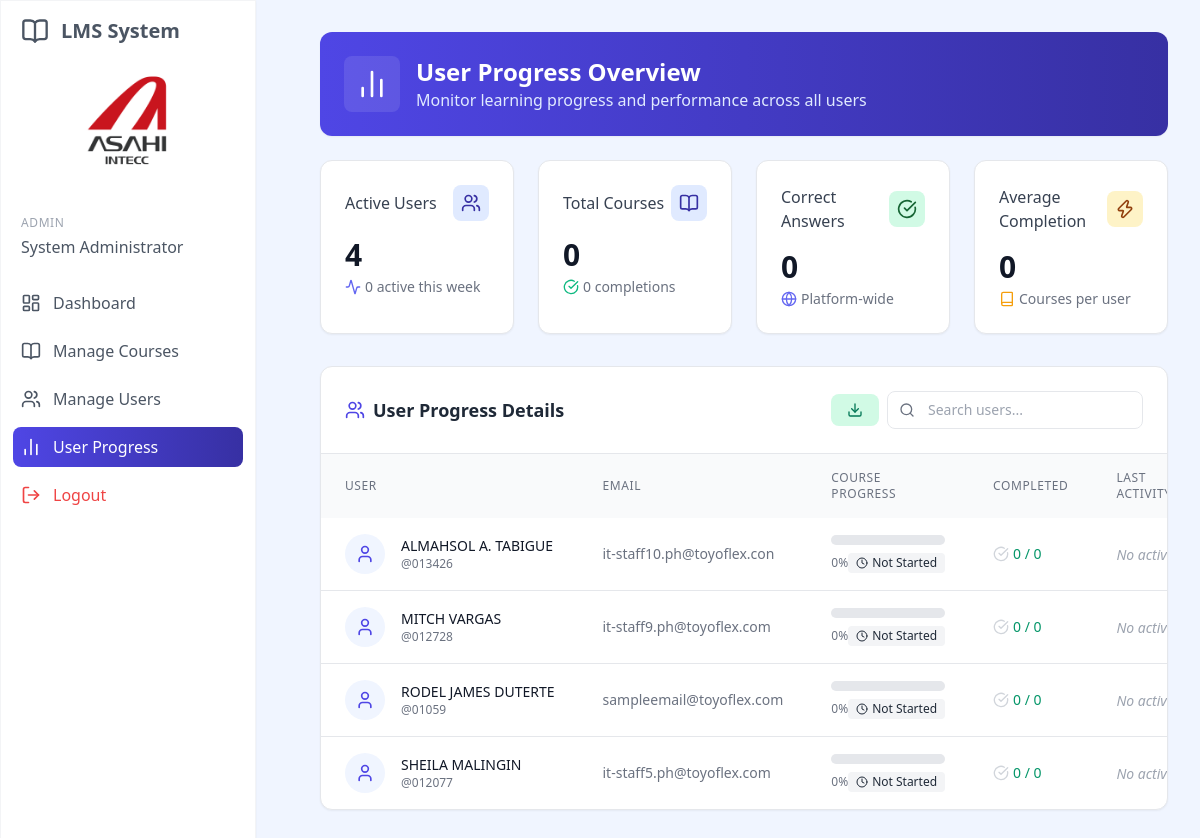
/admin_user_progress.php (signed in), run on the app's committed database.
### tables this page shows
CREATE TABLE `users` (
  `id` int(11) NOT NULL,
  `username` varchar(50) NOT NULL,
  `full_name` varchar(100) NOT NULL,
  `password` varchar(255) NOT NULL,
  `email` varchar(100) NOT NULL,
  `role` enum('admin','user') DEFAULT 'user',
  `department` tinyint(11) NOT NULL,
  `division` tinyint(11) NOT NULL,
  `position` tinyint(11) NOT NULL,
  `section` tinyint(11) NOT NULL,
  `company_group` tinyint(11) NOT NULL,
  `created_at` timestamp NULL DEFAULT current_timestamp(),
  `updated_at` timestamp NULL DEFAULT current_timestamp() ON UPDATE current_timestamp(),
  `active` int(1) NOT NULL
);

### web/admin_user_progress.php (the view, shortened to what this page needs)
<?php
require_once '../config.php';
$query = "
    SELECT
        u.id as user_id,
        u.username,
        u.full_name,
        u.email,
        COUNT(DISTINCT c.id) as total_enrolled_courses,
        (
            SELECT COUNT(DISTINCT c2.id)
            FROM courses c2
            JOIN user_progress up2 ON c2.id = up2.course_id
            WHERE up2.user_id = u.id
            AND up2.completed = 1
        ) as completed_courses,
        (
            SELECT COUNT(*)
            FROM user_progress up3
            WHERE up3.user_id = u.id
            AND up3.score > 0
        ) as total_correct_answers,
        (
            SELECT COUNT(*)
            FROM questions qs
            WHERE qs.course_id = c.id
            AND qs.removed = 0
        ) as total_questions,
        MAX(up.updated_at) as last_activity
    FROM users u
    LEFT JOIN user_progress up ON u.id = up.user_id
    LEFT JOIN courses c ON up.course_id = c.id
    WHERE u.role = 'user'
    GROUP BY u.id
    ORDER BY u.full_name";
$result = $conn->query($query);
$total_courses = $conn->query("SELECT COUNT(*) as total FROM courses WHERE removed = 0")->fetch_assoc()['total'];
$total_users = $result->num_rows;
$total_completed_courses = 0;
$total_correct_answers = 0;
$active_users_last_week = 0;
while ($row = $result->fetch_assoc()) {
    $total_completed_courses += $row['completed_courses'];
    $total_correct_answers += $row['total_correct_answers'];
}
$result->data_seek(0);
$avg_completion = $total_users > 0 ? round($total_completed_courses / $total_users, 1) : 0;
include 'includes/header.php';
?>
<div class="p-8 sm:ml-72">
    <div class="container mx-auto">
        <div class="bg-gradient-to-r from-blue-600 to-blue-800 rounded-xl p-6 mb-6 flex justify-between items-center shadow-sm">
            <div class="flex items-center">
                <div class="bg-white/10 p-3 rounded-lg mr-4">
                    <i data-lucide="bar-chart-2" class="h-8 w-8 text-white"></i>
                </div>
                <div>
                    <h1 class="text-2xl font-bold text-white">User Progress Overview</h1>
                    <p class="text-blue-100">Monitor learning progress and performance across all users</p>
                </div>
            </div>
        </div>
        <div class="grid grid-cols-1 md:grid-cols-2 lg:grid-cols-4 gap-6 mb-8">
            <div class="bg-white rounded-xl shadow-sm p-6 border border-gray-200 hover:shadow-md transition-all duration-300">
                <div class="flex items-center justify-between mb-4">
                    <h3 class="text-gray-700 font-medium">Active Users</h3>
                    <div class="bg-blue-100 text-blue-800 p-2 rounded-lg">
                        <i data-lucide="users" class="w-5 h-5"></i>
                    </div>
                </div>
                <div class="text-3xl font-bold text-gray-900 mb-1"><?php echo $total_users; ?></div>
                <div class="text-sm text-gray-500 flex items-center">
                    <i data-lucide="activity" class="w-4 h-4 mr-1 text-blue-500"></i>
                    <span><?php echo $active_users_last_week; ?> active this week</span>
                </div>
            </div>
            <div class="bg-white rounded-xl shadow-sm p-6 border border-gray-200 hover:shadow-md transition-all duration-300">
                <div class="flex items-center justify-between mb-4">
                    <h3 class="text-gray-700 font-medium">Total Courses</h3>
                    <div class="bg-blue-100 text-blue-800 p-2 rounded-lg">
                        <i data-lucide="book-open" class="w-5 h-5"></i>
                    </div>
                </div>
                <div class="text-3xl font-bold text-gray-900 mb-1"><?php echo $total_courses; ?></div>
                <div class="text-sm text-gray-500 flex items-center">
                    <i data-lucide="check-circle" class="w-4 h-4 mr-1 text-green-500"></i>
                    <span><?php echo $total_completed_courses; ?> completions</span>
                </div>
            </div>
            <div class="bg-white rounded-xl shadow-sm p-6 border border-gray-200 hover:shadow-md transition-all duration-300">
                <div class="flex items-center justify-between mb-4">
                    <h3 class="text-gray-700 font-medium">Correct Answers</h3>
                    <div class="bg-green-100 text-green-800 p-2 rounded-lg">
                        <i data-lucide="check-circle" class="w-5 h-5"></i>
                    </div>
                </div>
                <div class="text-3xl font-bold text-gray-900 mb-1"><?php echo $total_correct_answers; ?></div>
                <div class="text-sm text-gray-500 flex items-center">
                    <i data-lucide="globe" class="w-4 h-4 mr-1 text-blue-500"></i>
                    <span>Platform-wide</span>
                </div>
            </div>
            <div class="bg-white rounded-xl shadow-sm p-6 border border-gray-200 hover:shadow-md transition-all duration-300">
                <div class="flex items-center justify-between mb-4">
                    <h3 class="text-gray-700 font-medium">Average Completion</h3>
                    <div class="bg-amber-100 text-amber-800 p-2 rounded-lg">
                        <i data-lucide="zap" class="w-5 h-5"></i>
                    </div>
                </div>
                <div class="text-3xl font-bold text-gray-900 mb-1"><?php echo $avg_completion; ?></div>
                <div class="text-sm text-gray-500 flex items-center">
                    <i data-lucide="book" class="w-4 h-4 mr-1 text-amber-500"></i>
                    <span>Courses per user</span>
                </div>
            </div>
        </div>
        <div class="bg-white rounded-xl shadow-sm border border-gray-200 overflow-hidden">
            <div class="p-6 border-b border-gray-200 flex flex-col sm:flex-row justify-between items-start sm:items-center gap-4">
                <h2 class="text-lg font-semibold text-gray-800 flex items-center">
                    <i data-lucide="users" class="w-5 h-5 text-blue-600 mr-2"></i>
                    User Progress Details
                </h2>
                <div class="flex items-center gap-2">
                    <button onclick="downloadCSV()"
                            class="flex items-center gap-2 px-4 py-2 bg-green-100 text-green-700 rounded-lg hover:bg-green-200 transition-colors text-sm font-medium">
                        <i data-lucide="download" class="w-4 h-4"></i>
                    </button>
                    <div class="relative w-full sm:w-64">
                        <span class="absolute inset-y-0 left-0 flex items-center pl-3 text-gray-500">
                            <i data-lucide="search" class="w-4 h-4"></i>
                        </span>
                        <input type="search"
                            class="w-full pl-10 pr-4 py-2 border border-gray-200 rounded-lg text-sm focus:outline-none focus:ring-2 focus:ring-blue-500 focus:border-blue-500"
                            id="searchProgress"
                            placeholder="Search users..."
                            autocomplete="off">
                    </div>
                </div>
            </div>
            <div class="overflow-x-auto">
                <table class="w-full">
                    <thead>
                        <tr class="bg-gray-50">
                            <th class="px-6 py-4 text-left text-xs font-medium text-gray-500 uppercase tracking-wider">User</th>
                            <th class="px-6 py-4 text-left text-xs font-medium text-gray-500 uppercase tracking-wider">Email</th>
                            <th class="px-6 py-4 text-left text-xs font-medium text-gray-500 uppercase tracking-wider">Course Progress</th>
                            <th class="px-6 py-4 text-left text-xs font-medium text-gray-500 uppercase tracking-wider">Completed</th>
                            <th class="px-6 py-4 text-left text-xs font-medium text-gray-500 uppercase tracking-wider">Last Activity</th>
                        </tr>
                    </thead>
                    <tbody id="progressTableBody" class="divide-y divide-gray-200">
                        <?php if ($result->num_rows === 0): ?>
                            <tr>
                                <td colspan="5" class="px-6 py-12 text-center">
                                    <div class="flex flex-col items-center justify-center text-gray-500">
                                        <i data-lucide="bar-chart-off" class="h-12 w-12 text-gray-300 mb-4"></i>
                                        <h3 class="text-lg font-medium text-gray-900 mb-1">No progress data available</h3>
                                        <p class="text-gray-500">User progress information will appear here when users start taking courses</p>
                                    </div>
                                </td>
                            </tr>
                        <?php else: ?>
                            <?php while ($row = $result->fetch_assoc()):
                                $completion_rate = $row['total_enrolled_courses'] > 0 ?
                                    ($row['completed_courses'] / $row['total_enrolled_courses']) * 100 : 0;
                            ?>
                            <tr class="hover:bg-blue-50/50 transition-colors" data-name="<?php echo strtolower($row['full_name']); ?>" data-email="<?php echo strtolower($row['email']); ?>">
                                <td class="px-6 py-4 whitespace-nowrap">
                                    <div class="flex items-center">
                                        <div class="w-10 h-10 flex-shrink-0 bg-blue-50 rounded-full flex items-center justify-center mr-4">
                                            <i data-lucide="user" class="w-5 h-5 text-blue-600"></i>
                                        </div>
                                        <div>
                                            <div class="text-sm font-medium text-gray-900">
                                                <?php echo htmlspecialchars($row['full_name']); ?>
                                            </div>
                                            <div class="text-xs text-gray-500">
                                                @<?php echo htmlspecialchars($row['username']); ?>
                                            </div>
                                        </div>
                                    </div>
                                </td>
                                <td class="px-6 py-4 whitespace-nowrap text-sm text-gray-500">
                                    <?php echo htmlspecialchars($row['email']); ?>
                                </td>
                                <td class="px-6 py-4 whitespace-nowrap">
                                    <div class="w-full bg-gray-200 rounded-full h-2.5 mb-2">
                                    </div>
                                    <div class="flex justify-between items-center">
                                        <div class="text-xs text-gray-500 myProgress">
                                            <?php echo round($completion_rate); ?>%
                                        </div>
                                        <?php if ($completion_rate === 100): ?>
                                            <span class="inline-flex items-center px-2 py-0.5 rounded text-xs font-medium bg-green-100 text-green-800">
                                                <i data-lucide="check" class="w-3 h-3 mr-1"></i> Complete
                                            </span>
                                        <?php elseif ($completion_rate > 0): ?>
                                            <span class="inline-flex items-center px-2 py-0.5 rounded text-xs font-medium bg-blue-100 text-blue-800">
                                                <i data-lucide="clock" class="w-3 h-3 mr-1"></i> In Progress
                                            </span>
                                        <?php else: ?>
                                            <span class="inline-flex items-center px-2 py-0.5 rounded text-xs font-medium bg-gray-100 text-gray-800">
                                                <i data-lucide="clock" class="w-3 h-3 mr-1"></i> Not Started
                                            </span>
                                        <?php endif; ?>
                                    </div>
                                </td>
                                <td class="px-6 py-4 whitespace-nowrap">
                                    <span class="text-sm font-medium text-emerald-600 flex items-center">
                                        <i data-lucide="check-circle" class="w-4 h-4 mr-1 <?php echo $row['completed_courses'] > 0 ? 'text-emerald-500' : 'text-gray-300'; ?>"></i>
                                        <?php echo $row['completed_courses']; ?> / <?php echo $row['total_enrolled_courses']; ?>
                                    </span>
                                </td>
                                <td class="px-6 py-4 whitespace-nowrap">
                                    <?php if ($row['last_activity']): ?>
                                        <span class="text-sm text-gray-500 flex items-center">
                                            <i data-lucide="clock" class="w-4 h-4 mr-1 text-blue-500"></i>
                                            <?php
                                                $time_ago = time() - strtotime($row['last_activity']);
                                                if ($time_ago < 60*60*24) {
                                                    echo date('g:i A', strtotime($row['last_activity']));
                                                } else {
                                                    echo date('M j, Y', strtotime($row['last_activity']));
                                                }
                                            ?>
                                        </span>
                                    <?php else: ?>
                                        <span class="text-sm text-gray-400 italic">No activity</span>
                                    <?php endif; ?>
                                </td>
                            </tr>
                            <?php endwhile; ?>
                        <?php endif; ?>
                    </tbody>
                </table>
            </div>
        </div>
    </div>
</div>

### data on the page
users: full_name "ALMAHSOL A. TABIGUE", username "013426", email "it-staff10.ph@toyoflex.con", completion_rate "0", completed_courses "0", total_enrolled_courses "0"
users: full_name "MITCH VARGAS", username "012728", email "it-staff9.ph@toyoflex.com", completion_rate "0", completed_courses "0", total_enrolled_courses "0"
users: full_name "RODEL JAMES DUTERTE", username "01059", email "sampleemail@toyoflex.com", completion_rate "0", completed_courses "0", total_enrolled_courses "0"
users: full_name "SHEILA MALINGIN", username "012077", email "it-staff5.ph@toyoflex.com", completion_rate "0", completed_courses "0", total_enrolled_courses "0"

### other printed values
$_SESSION['full_name'] "System Administrator"
$total_users "4"
$active_users_last_week "0"
$total_courses "0"
$total_completed_courses "0"
$total_correct_answers "0"
$avg_completion "0"
